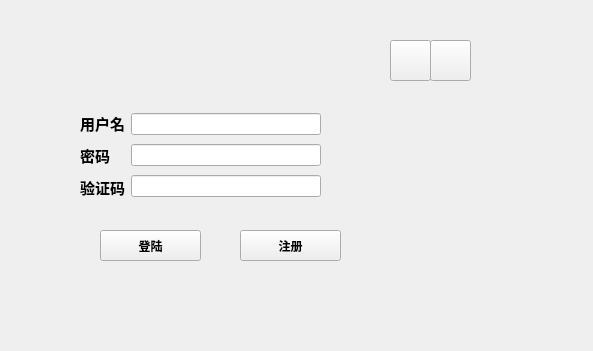
<?xml version="1.0" encoding="UTF-8"?>
<ui version="4.0">
 <class>LoginWindow</class>
 <widget class="QMainWindow" name="LoginWindow">
  <property name="windowModality">
   <enum>Qt::NonModal</enum>
  </property>
  <property name="geometry">
   <rect>
    <x>0</x>
    <y>0</y>
    <width>593</width>
    <height>351</height>
   </rect>
  </property>
  <property name="windowTitle">
   <string>登陆</string>
  </property>
  <widget class="QWidget" name="centralwidget">
   <widget class="QWidget" name="widget" native="true">
    <property name="geometry">
     <rect>
      <x>10</x>
      <y>80</y>
      <width>471</width>
      <height>211</height>
     </rect>
    </property>
    <widget class="QPushButton" name="pushButton">
     <property name="geometry">
      <rect>
       <x>90</x>
       <y>150</y>
       <width>101</width>
       <height>31</height>
      </rect>
     </property>
     <property name="font">
      <font>
       <family>幼圆</family>
       <weight>75</weight>
       <bold>true</bold>
      </font>
     </property>
     <property name="text">
      <string>登陆</string>
     </property>
    </widget>
    <widget class="QPushButton" name="pushButton_2">
     <property name="geometry">
      <rect>
       <x>230</x>
       <y>150</y>
       <width>101</width>
       <height>31</height>
      </rect>
     </property>
     <property name="font">
      <font>
       <family>幼圆</family>
       <weight>75</weight>
       <bold>true</bold>
      </font>
     </property>
     <property name="text">
      <string>注册</string>
     </property>
    </widget>
    <widget class="QWidget" name="widget_3" native="true">
     <property name="geometry">
      <rect>
       <x>329</x>
       <y>90</y>
       <width>121</width>
       <height>31</height>
      </rect>
     </property>
    </widget>
    <widget class="QWidget" name="">
     <property name="geometry">
      <rect>
       <x>70</x>
       <y>30</y>
       <width>241</width>
       <height>90</height>
      </rect>
     </property>
     <layout class="QHBoxLayout" name="horizontalLayout">
      <item>
       <layout class="QVBoxLayout" name="verticalLayout">
        <item>
         <widget class="QLabel" name="label">
          <property name="font">
           <font>
            <family>幼圆</family>
            <pointsize>11</pointsize>
            <weight>75</weight>
            <bold>true</bold>
           </font>
          </property>
          <property name="text">
           <string>用户名</string>
          </property>
         </widget>
        </item>
        <item>
         <widget class="QLabel" name="label_2">
          <property name="font">
           <font>
            <family>幼圆</family>
            <pointsize>11</pointsize>
            <weight>75</weight>
            <bold>true</bold>
           </font>
          </property>
          <property name="text">
           <string>密码</string>
          </property>
         </widget>
        </item>
        <item>
         <widget class="QLabel" name="label_3">
          <property name="font">
           <font>
            <family>幼圆</family>
            <pointsize>11</pointsize>
            <weight>75</weight>
            <bold>true</bold>
           </font>
          </property>
          <property name="text">
           <string>验证码</string>
          </property>
         </widget>
        </item>
       </layout>
      </item>
      <item>
       <layout class="QVBoxLayout" name="verticalLayout_2">
        <item>
         <widget class="QLineEdit" name="lineEdit"/>
        </item>
        <item>
         <widget class="QLineEdit" name="lineEdit_2"/>
        </item>
        <item>
         <widget class="QLineEdit" name="lineEdit_3"/>
        </item>
       </layout>
      </item>
     </layout>
    </widget>
   </widget>
   <widget class="QWidget" name="widget_2" native="true">
    <property name="geometry">
     <rect>
      <x>10</x>
      <y>40</y>
      <width>471</width>
      <height>41</height>
     </rect>
    </property>
    <widget class="QPushButton" name="pushButton_3">
     <property name="geometry">
      <rect>
       <x>380</x>
       <y>0</y>
       <width>41</width>
       <height>41</height>
      </rect>
     </property>
     <property name="text">
      <string/>
     </property>
    </widget>
    <widget class="QPushButton" name="pushButton_4">
     <property name="geometry">
      <rect>
       <x>420</x>
       <y>0</y>
       <width>41</width>
       <height>41</height>
      </rect>
     </property>
     <property name="text">
      <string/>
     </property>
    </widget>
   </widget>
  </widget>
 </widget>
 <resources/>
 <connections/>
</ui>
